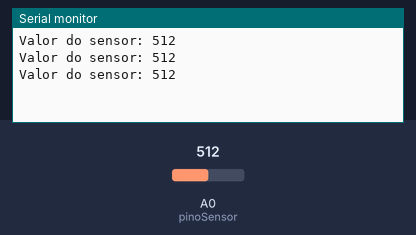
A sketch run on a simulated Arduino Uno, built with avr-gcc and run on an emulated ATmega328P. On the bench: the last lines printed to the serial monitor. Inputs (shaded band) come from the test bench; at power-on: A0 (pinoSensor) = 512.

Above: at 1.3 s.
1.4 s: A0 (pinoSensor) set to 716
At 1.9 s:
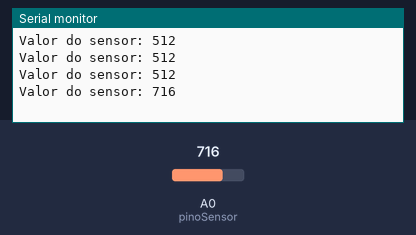
2.9 s: A0 (pinoSensor) set to 900
At 3.4 s:
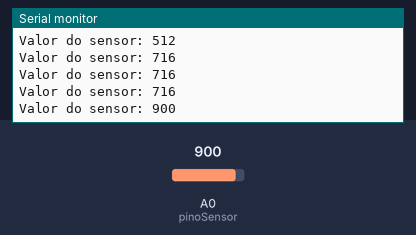
Timing chart, 0 to 5.9 s (numbered marks = the images above; inputs shaded):
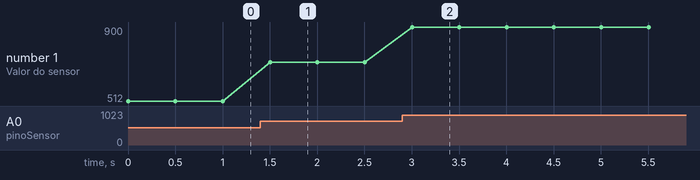

The sketch:

mod03.ino
```cpp
/**************************************
    ROBOCORE ARDUINO KIT INICIANTE
        Mod03 - Temperature Sensor NTC
**************************************/


const int pinoSensor = 0;
int valorSensor = 0;

void setup(){
  Serial.begin(9600);
}


void loop(){
  valorSensor = analogRead(pinoSensor);
  Serial.print("Valor do sensor: ");
  Serial.println(valorSensor);
  delay(500);
}
```

Measured:
- after the input at 1.4 s, the serial monitor: prints a new line after 0.10 s (image 1)
- after the input at 2.9 s, the serial monitor: prints a new line after 0.10 s (image 2)
- plotted number 1: 512 → 716 after the input at 1.4 s, 716 → 900 after the input at 2.9 s
